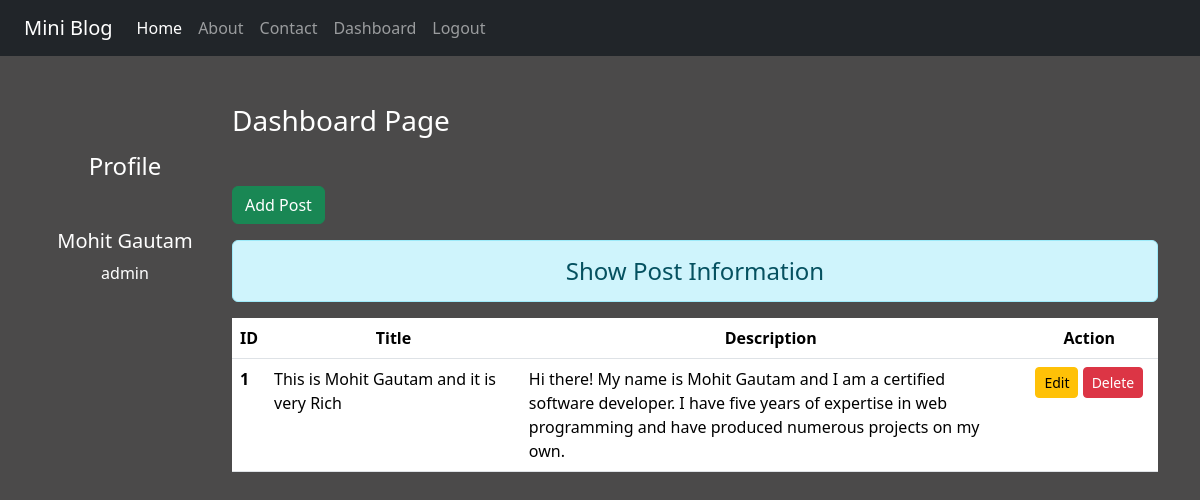
The page /dashboard/ (signed in) on the database its author committed.
### blog/models.py (models this page shows)
class Post(models.Model):
    title = models.CharField(max_length=150)
    description = models.TextField()

### blog/views.py (the view)
# urls.py: path('dashboard/', views.dashboard,name='dashboard'),
def dashboard(request):
    if request.user.is_authenticated:
        posts = Post.objects.all()
        user = request.user
        full_name = user.get_full_name()
        gps = user.groups.all()
        return render(request, 'blog/dashboard.html',{'posts': posts, 'full_name':full_name, 'groups':gps})
    else:
        return HttpResponseRedirect('/login/')

### blog/templates/blog/dashboard.html (shortened to what this page needs)
{% extends "blog/base.html" %}
{% block side %}
<div class="col-sm-2 text-white my-5 text-center">
    <h4 class="my-5">Profile</h4>
    <h5>{{full_name}}</h5>
    {% for group in groups %}
        <p>{{group.name}}</p>
    {% endfor %}
</div>
{% endblock side %}
{% block content %}
<div class="col-sm-10">
    <h3 class="text-white my-5">Dashboard Page</h3>
    <a href="{% url 'addpost' %}" class="btn btn-success">Add Post</a>
    <h4 class="text-center alert alert-info mt-3">Show Post Information</h4>
    {% if posts %}
    <table class="table table-hover bg-white">
        <thead>
            <tr class="text-center">
                <th scope="col" style="width:2%">ID</th>
                <th scope="col" style="width:28%">Title</th>
                <th scope="col" style="width:55%">Description</th>
                <th scope="col" style="width:15%">Action</th>
            </tr>
        </thead>
        <tbody>
            {% for post in posts %}
            <tr>
                <th scope="row">{{post.id}}</th>
                <td>{{post.title}}</td>
                <td>{{post.description}}</td>
                <td class="text-center">
                    <a href="{% url 'updatepost' post.id %}" class="btn btn-warning btn-sm">Edit</a>
                    {% if perms.blog.delete_post %}
                    <form action="{% url 'deletepost' post.id %}" method="post" class="d-inline">
                        <input type="submit" class="btn btn-danger btn-sm" value="Delete">
                    </form>
                    {% endif %}
                </td>
            </tr>
            {% endfor %}
        </tbody>
    </table>
    {% else %}
    <h4 class="text-center alert alert-warning">No Records</h4>
    {% endif %}
</div>
{% endblock content %}

### blog/static/blog/css/style.css (style rules this page uses)
body { background-color: rgb(75,74,74); color: antiquewhite; }

### rows shown on the page
Post: id "1", title "This is Mohit Gautam and it is very Rich", description "Hi there! My name is Mohit Gautam and I am a certified software developer. I have five years of expertise in web programming and have produced numerous projects on my own."

### other values the page prints
{{ full_name }} "Mohit Gautam"
{{ group.name }} "admin"
